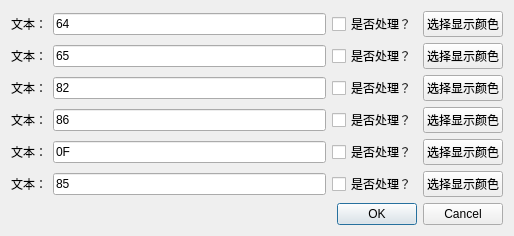
<?xml version="1.0" encoding="UTF-8"?>
<ui version="4.0">
 <class>CSignFrameDialog</class>
 <widget class="QDialog" name="CSignFrameDialog">
  <property name="geometry">
   <rect>
    <x>0</x>
    <y>0</y>
    <width>514</width>
    <height>227</height>
   </rect>
  </property>
  <property name="windowTitle">
   <string>Dialog</string>
  </property>
  <layout class="QGridLayout" name="gridLayout">
   <item row="0" column="0">
    <layout class="QHBoxLayout" name="horizontalLayout">
     <item>
      <widget class="QLabel" name="label">
       <property name="text">
        <string>文本：</string>
       </property>
      </widget>
     </item>
     <item>
      <widget class="QLineEdit" name="lineEdit">
       <property name="text">
        <string>64</string>
       </property>
       <property name="clearButtonEnabled">
        <bool>false</bool>
       </property>
      </widget>
     </item>
     <item>
      <widget class="QCheckBox" name="checkBox">
       <property name="text">
        <string>是否处理？</string>
       </property>
      </widget>
     </item>
     <item>
      <widget class="QPushButton" name="pushButton">
       <property name="text">
        <string>选择显示颜色</string>
       </property>
      </widget>
     </item>
    </layout>
   </item>
   <item row="1" column="0">
    <layout class="QHBoxLayout" name="horizontalLayout_2">
     <item>
      <widget class="QLabel" name="label_2">
       <property name="text">
        <string>文本：</string>
       </property>
      </widget>
     </item>
     <item>
      <widget class="QLineEdit" name="lineEdit_2">
       <property name="text">
        <string>65</string>
       </property>
       <property name="clearButtonEnabled">
        <bool>false</bool>
       </property>
      </widget>
     </item>
     <item>
      <widget class="QCheckBox" name="checkBox_2">
       <property name="text">
        <string>是否处理？</string>
       </property>
      </widget>
     </item>
     <item>
      <widget class="QPushButton" name="pushButton_2">
       <property name="text">
        <string>选择显示颜色</string>
       </property>
      </widget>
     </item>
    </layout>
   </item>
   <item row="2" column="0">
    <layout class="QHBoxLayout" name="horizontalLayout_3">
     <item>
      <widget class="QLabel" name="label_3">
       <property name="text">
        <string>文本：</string>
       </property>
      </widget>
     </item>
     <item>
      <widget class="QLineEdit" name="lineEdit_3">
       <property name="text">
        <string>82</string>
       </property>
       <property name="clearButtonEnabled">
        <bool>false</bool>
       </property>
      </widget>
     </item>
     <item>
      <widget class="QCheckBox" name="checkBox_3">
       <property name="text">
        <string>是否处理？</string>
       </property>
      </widget>
     </item>
     <item>
      <widget class="QPushButton" name="pushButton_3">
       <property name="text">
        <string>选择显示颜色</string>
       </property>
      </widget>
     </item>
    </layout>
   </item>
   <item row="3" column="0">
    <layout class="QHBoxLayout" name="horizontalLayout_4">
     <item>
      <widget class="QLabel" name="label_4">
       <property name="text">
        <string>文本：</string>
       </property>
      </widget>
     </item>
     <item>
      <widget class="QLineEdit" name="lineEdit_4">
       <property name="text">
        <string>86</string>
       </property>
       <property name="clearButtonEnabled">
        <bool>false</bool>
       </property>
      </widget>
     </item>
     <item>
      <widget class="QCheckBox" name="checkBox_4">
       <property name="text">
        <string>是否处理？</string>
       </property>
      </widget>
     </item>
     <item>
      <widget class="QPushButton" name="pushButton_4">
       <property name="text">
        <string>选择显示颜色</string>
       </property>
      </widget>
     </item>
    </layout>
   </item>
   <item row="4" column="0">
    <layout class="QHBoxLayout" name="horizontalLayout_5">
     <item>
      <widget class="QLabel" name="label_5">
       <property name="text">
        <string>文本：</string>
       </property>
      </widget>
     </item>
     <item>
      <widget class="QLineEdit" name="lineEdit_5">
       <property name="text">
        <string>0F</string>
       </property>
       <property name="clearButtonEnabled">
        <bool>false</bool>
       </property>
      </widget>
     </item>
     <item>
      <widget class="QCheckBox" name="checkBox_5">
       <property name="text">
        <string>是否处理？</string>
       </property>
      </widget>
     </item>
     <item>
      <widget class="QPushButton" name="pushButton_5">
       <property name="text">
        <string>选择显示颜色</string>
       </property>
      </widget>
     </item>
    </layout>
   </item>
   <item row="5" column="0">
    <layout class="QHBoxLayout" name="horizontalLayout_6">
     <item>
      <widget class="QLabel" name="label_6">
       <property name="text">
        <string>文本：</string>
       </property>
      </widget>
     </item>
     <item>
      <widget class="QLineEdit" name="lineEdit_6">
       <property name="text">
        <string>85</string>
       </property>
       <property name="clearButtonEnabled">
        <bool>false</bool>
       </property>
      </widget>
     </item>
     <item>
      <widget class="QCheckBox" name="checkBox_6">
       <property name="text">
        <string>是否处理？</string>
       </property>
      </widget>
     </item>
     <item>
      <widget class="QPushButton" name="pushButton_6">
       <property name="text">
        <string>选择显示颜色</string>
       </property>
      </widget>
     </item>
    </layout>
   </item>
   <item row="6" column="0">
    <widget class="QDialogButtonBox" name="buttonBox">
     <property name="orientation">
      <enum>Qt::Horizontal</enum>
     </property>
     <property name="standardButtons">
      <set>QDialogButtonBox::Cancel|QDialogButtonBox::Ok</set>
     </property>
    </widget>
   </item>
  </layout>
 </widget>
 <resources/>
 <connections>
  <connection>
   <sender>buttonBox</sender>
   <signal>accepted()</signal>
   <receiver>CSignFrameDialog</receiver>
   <slot>accept()</slot>
   <hints>
    <hint type="sourcelabel">
     <x>248</x>
     <y>254</y>
    </hint>
    <hint type="destinationlabel">
     <x>157</x>
     <y>274</y>
    </hint>
   </hints>
  </connection>
  <connection>
   <sender>buttonBox</sender>
   <signal>rejected()</signal>
   <receiver>CSignFrameDialog</receiver>
   <slot>reject()</slot>
   <hints>
    <hint type="sourcelabel">
     <x>316</x>
     <y>260</y>
    </hint>
    <hint type="destinationlabel">
     <x>286</x>
     <y>274</y>
    </hint>
   </hints>
  </connection>
 </connections>
</ui>
